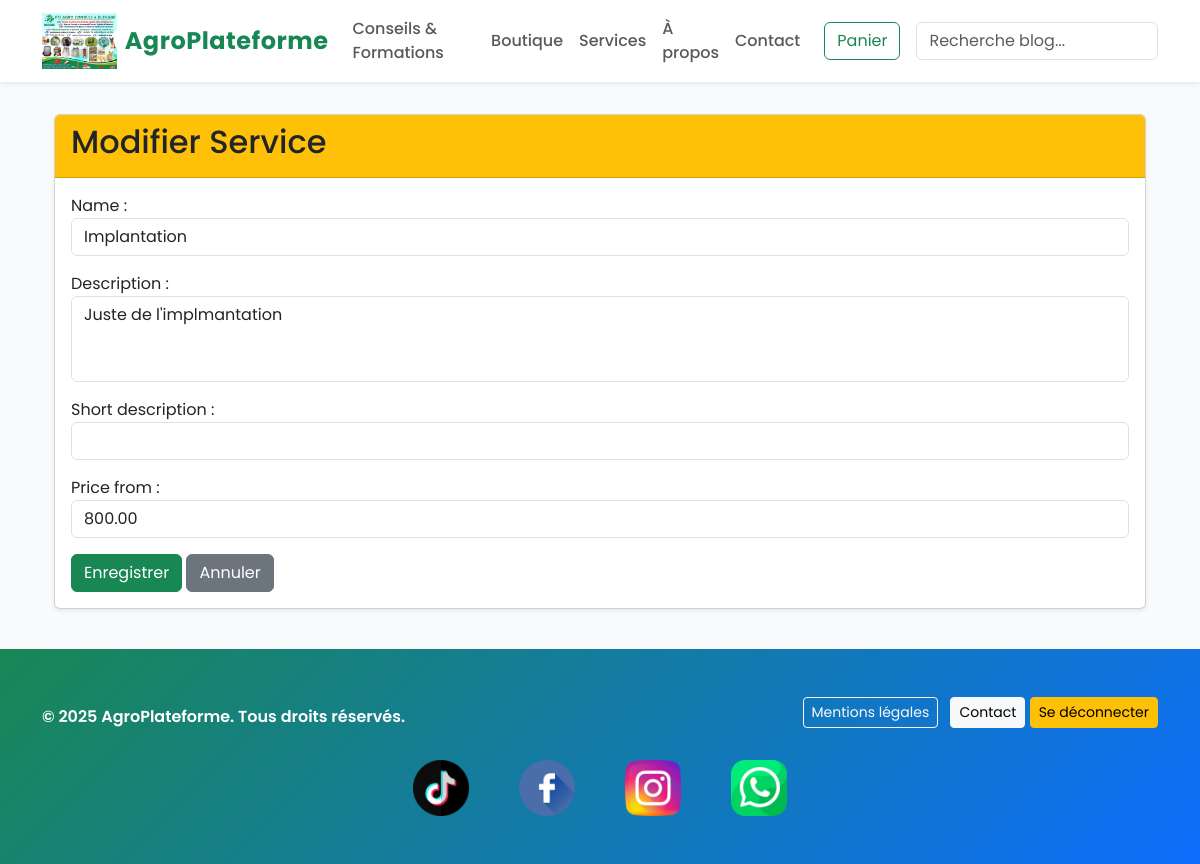
Screenshot of /dashboard/service/edit/7/ (signed in) with the database file from the repository.
### services/models.py (models this page shows, shortened)
class Service(models.Model):
    name = models.CharField(max_length=180)
    slug = models.SlugField(max_length=200, unique=True, blank=True)
    description = models.TextField()
    short_description = models.CharField(max_length=240, blank=True)
    price_from = models.DecimalField(max_digits=12, decimal_places=2, null=True, blank=True)
    image = models.ImageField(upload_to='posts/', null=True, blank=True)

### dashboard/views.py (the view)
# urls.py: path('service/edit/<int:pk>/', views.edit_service, name='dashboard_edit_service'),
@login_required
@user_passes_test(is_dashboard_manager)
def edit_service(request, pk):
    service = get_object_or_404(Service, pk=pk)
    form = ServiceForm(request.POST or None, request.FILES or None, instance=service)
    if form.is_valid():
        form.save()
        return redirect('dashboard:dashboard_list_services')
    return render(request, 'dashboard/add_service.html', {'form': form})

### dashboard/forms.py
class ServiceForm(forms.ModelForm):
    class Meta:
        model = Service
        fields = ['name', 'description', 'short_description', 'price_from']
        widgets = {
            'name': forms.TextInput(attrs={'class': 'form-control'}),
            'description': forms.Textarea(attrs={'class': 'form-control', 'rows': 3}),
            'short_description': forms.TextInput(attrs={'class': 'form-control'}),
            'price_from': forms.NumberInput(attrs={'class': 'form-control'}),
        }

### dashboard/views.py (called while the page is built)
def is_dashboard_manager(user):
    return user.is_authenticated and user.groups.filter(name="DashboardManagers").exists()

### dashboard/templates/dashboard/add_service.html (shortened to what this page needs)
{% extends 'dashboard/base_dashboard.html' %}
{% block content %}
<div class="container mt-4">
    <div class="card shadow-sm">
        <div class="card-header bg-warning text-dark">
            <h2>{% if form.instance.pk %}Modifier{% else %}Ajouter{% endif %} Service</h2>
        </div>
        <div class="card-body">
            <form method="post" enctype="multipart/form-data">
                {% for field in form %}
                    <div class="mb-3">
                        {{ field.label_tag }}
                        {{ field }}
                    </div>
                {% endfor %}
                <button type="submit" class="btn btn-success">Enregistrer</button>
                <a href="{% url 'dashboard:dashboard_list_services' %}" class="btn btn-secondary">Annuler</a>
            </form>
        </div>
    </div>
</div>
{% endblock %}

### static/css/styles.css (style rules this page uses)
body { background-color: #fafafa; }
textarea { resize: none; }

### core/templates/base.html (style rules this page uses)
body { font-family: 'Poppins', sans-serif; background-color: #f9fafb; color: #333; }

### rows the page displays
Service: form "Implantation" "Juste de l'implmantation" "800.00"

### other values shown
{{ field.label_tag }} "Name :" "Description :" "Short description :" "Price from :"
{{ now|default:2025 }} "2025"
